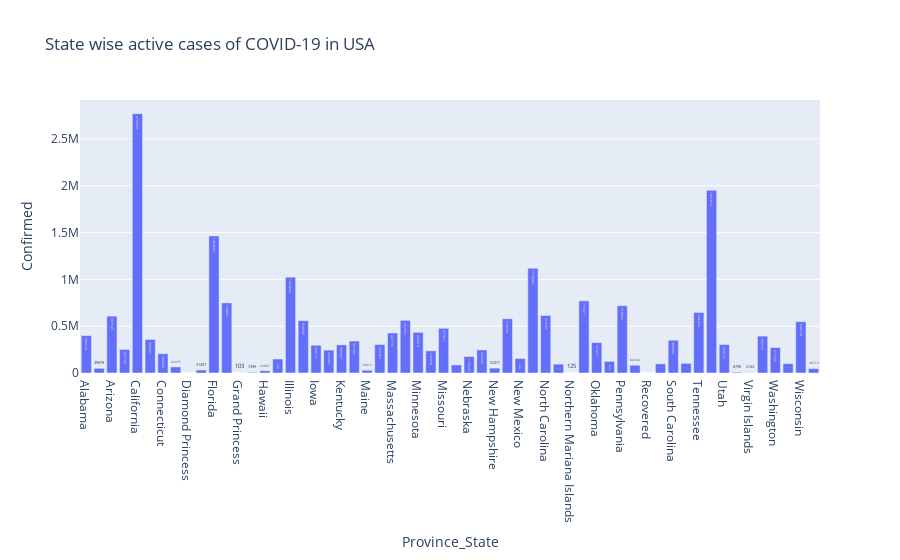

The cell this chart's notebook holds for it:
### Code cell
px.bar(covid_province.reset_index(), x='Province_State', y='Confirmed', title='State wise confirmed cases of COVID-19 in USA', text='Confirmed')

### Figure 1 — Plotly figure (JSON) as saved in the notebook; plotly's stock layout.template omitted (floating-point values rounded to 4 significant figures)
{"data": [{"alignmentgroup": "True", "hovertemplate": "Province_State=%{x}<br>Confirmed=%{text}<extra></extra>", "legendgroup": "", "marker": {"color": "#636efa", "pattern": {"shape": ""}}, "name": "", "offsetgroup": "", "orientation": "v", "showlegend": false, "text": [399150, 49979, 607345, 251746, 2770361, 358947, 205994, 64475, 49, 31457, 1464697, 748852, 103, 7399, 23897, 149235, 1024039, 558560, 296171, 244583, 300397, 341431, 29019, 303364, 427135, 562553, 434413, 236868, 477617, 86102, 175620, 246309, 52371, 579250, 154954, 1119284, 614355, 94558, 125, 770977, 325277, 124476, 718913, 82630, 0, 97614, 350084, 102901, 646450, 1951915, 303723, 8790, 2143, 393715, 271595, 99778, 548134, 46719], "textposition": "auto", "type": "bar", "x": ["Alabama", "Alaska", "Arizona", "Arkansas", "California", "Colorado", "Connecticut", "Delaware", "Diamond Princess", "District of Columbia", "Florida", "Georgia", "Grand Princess", "Guam", "Hawaii", "Idaho", "Illinois", "Indiana", "Iowa", "Kansas", "Kentucky", "Louisiana", "Maine", "Maryland", "Massachusetts", "Michigan", "Minnesota", "Mississippi", "Missouri", "Montana", "Nebraska", "Nevada", "New Hampshire", "New Jersey", "New Mexico", "New York", "North Carolina", "North Dakota", "Northern Mariana Islands", "Ohio", "Oklahoma", "Oregon", "Pennsylvania", "Puerto Rico", "Recovered", "Rhode Island", "South Carolina", "South Dakota", "Tennessee", "Texas", "Utah", "Vermont", "Virgin Islands", "Virginia", "Washington", "West Virginia", "Wisconsin", "Wyoming"], "xaxis": "x", "y": [399150, 49979, 607345, 251746, 2770361, 358947, 205994, 64475, 49, 31457, 1464697, 748852, 103, 7399, 23897, 149235, 1024039, 558560, 296171, 244583, 300397, 341431, 29019, 303364, 427135, 562553, 434413, 236868, 477617, 86102, 175620, 246309, 52371, 579250, 154954, 1119284, 614355, 94558, 125, 770977, 325277, 124476, 718913, 82630, 0, 97614, 350084, 102901, 646450, 1951915, 303723, 8790, 2143, 393715, 271595, 99778, 548134, 46719], "yaxis": "y"}], "layout": {"barmode": "relative", "legend": {"tracegroupgap": 0}, "title": {"text": "State wise active cases of COVID-19 in USA"}, "xaxis": {"anchor": "y", "domain": [0, 1], "title": {"text": "Province_State"}}, "yaxis": {"anchor": "x", "domain": [0, 1], "title": {"text": "Confirmed"}}}}
